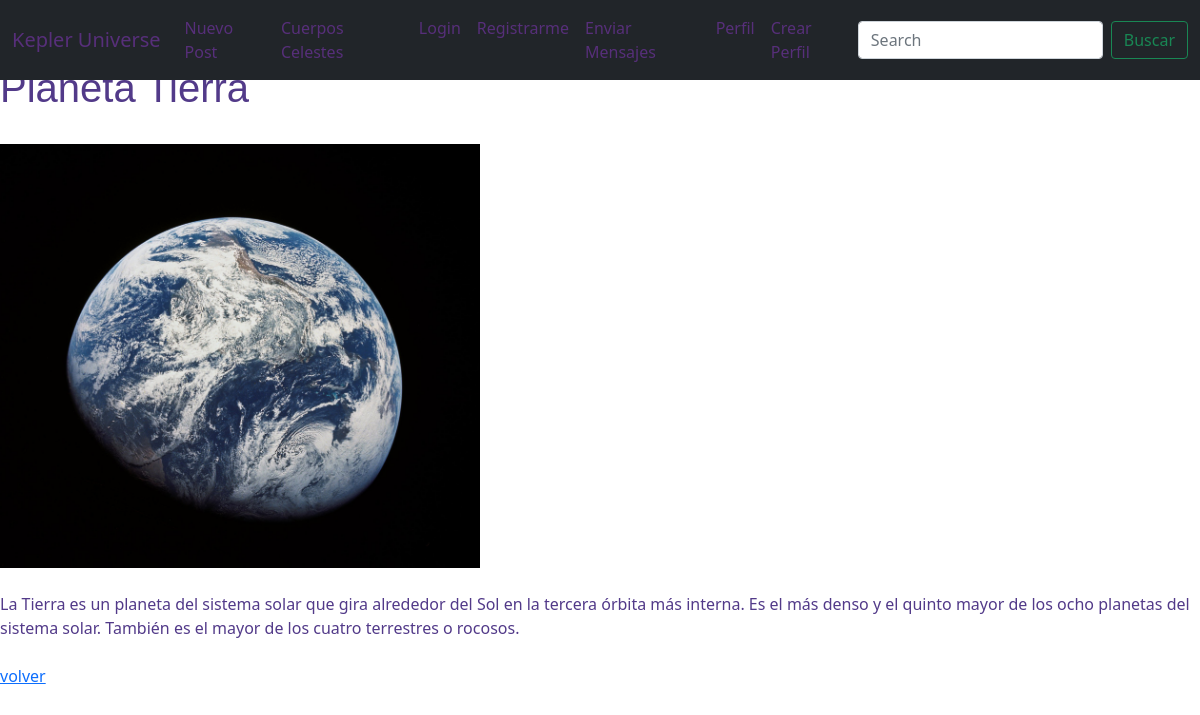
The page /posteo/1/detail on the database its author committed.
### Kepler/models.py (models this page shows, shortened)
class Posteo(models.Model):
    titulo_cuerpo_celeste = models.CharField(max_length=30)
    descripcion = models.CharField(max_length=150)
    encabezado = models.CharField(max_length=150)
    texto_descriptivo = models.CharField(max_length=1000)
    owner = models.ForeignKey(to = User, on_delete=models.CASCADE, related_name='owner')
    imagen = models.ImageField(upload_to='posts', null=True, blank=True)
    creado_el = models.DateTimeField(auto_now_add = True)

### Kepler/views.py (the view)
# urls.py: path('posteo/<pk>/detail', PostDetail.as_view(), name='post-detail'),
class PostDetail(DetailView):
    model = Posteo

### Kepler/templates/Kepler/posteo_detail.html
{% extends 'Kepler/base.html' %}
{% block main %}
<p>
    <h1 style="font-family:Arial, Helvetica, sans-serif">{{object.encabezado}}</h1>
    <br>
    <img src="{{object.imagen.url}}" width="480px" height="100%">
    <br>
    <br>
    {{object.texto_descriptivo}}
    <br>
    <br>
    <a href="{% url 'post-list'%}">volver</a>
</p>
{% endblock %}

### Kepler/static/Kepler/css/carousel.css (style rules this page uses)
body { padding-top: 3rem; padding-bottom: 3rem; color: #523a89; }

### rows shown on the page
Posteo: encabezado "Planeta Tierra", imagen (picture), texto_descriptivo "La Tierra es un planeta del sistema solar que gira alrededor del Sol en la tercera órbita más interna. Es el más denso y el quinto mayor de los ocho planetas del sistema solar. También es el mayor de los cuatro terrestres o rocosos."
